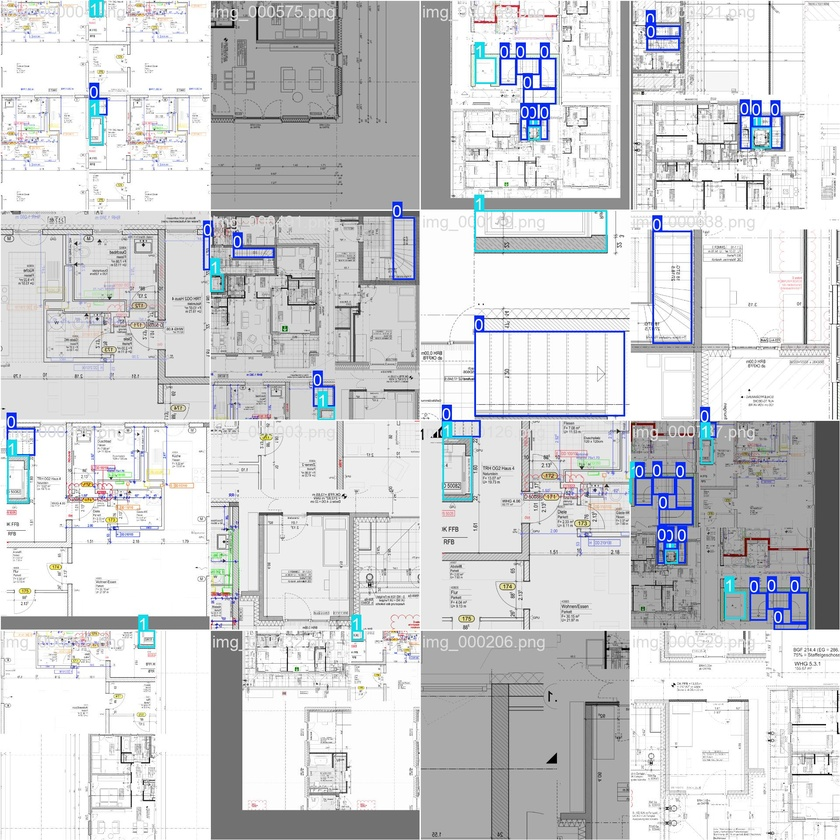
#> input picture Model-trained-on-detecting-Stairs-and-Elevators/train_batch0.jpg, 840 x 840 px, shrunk from 1920 x 1920 before the run
$ python -i info_panel_splitter.py   (imports and definitions only)
#> lines starting #> are read from the running program, lines starting #| are printed output that depends on the picture; after the words box and inside, x2 and y2 are one past the last pixel; in counts of white or black regions, pixels touching at a corner belong together
#> further down, picture is the input picture: shape (840, 840, 3); mean B, G, R 212.5, 210.3, 208.8
"""
Info Panel Group Splitter
=========================
Splits the info panel image into individual groups (ARCHITEKT, BAUHERR, LEGENDE, etc.)
Uses hierarchical box detection to find group boundaries.
"""

import os
import sys
from pathlib import Path
import numpy as np
import cv2
from typing import List, Tuple, Optional, Dict
import logging

# OCR support
try:
    import pytesseract
    if sys.platform == 'win32':
        tesseract_path = r'C:\Program Files\Tesseract-OCR\tesseract.exe'
        if os.path.exists(tesseract_path):
            pytesseract.pytesseract.tesseract_cmd = tesseract_path
    OCR_AVAILABLE = True
except ImportError:
    OCR_AVAILABLE = False

# [1 line not run here, left out]
logger = logging.getLogger(__name__)


class InfoPanelSplitter:
    """
    Splits info panel images into individual group sections.
    Uses hierarchical box detection to handle internal divisions.
    """

    # Keywords to identify groups
    GROUP_KEYWORDS = {
        'ARCHITEKT': ['ARCHITEKT', 'ARCHITECT', 'ARCHITEKTEN', 'PLANER'],
        'BAUHERR': ['BAUHERR', 'BAUHERRN', 'BAUHERREN', 'AUFTRAGGEBER'],
        'LEGENDE': ['LEGENDE', 'LEGEND', 'ZEICHENERKLÄRUNG', 'ZEICHENERKLARUNG'],
        'PROJEKT': ['PROJEKT', 'PROJECT', 'BAUVORHABEN', 'VORHABEN', 'OBJEKTBEZEICHNUNG'],
        'PLANINFO': ['PLANINHALT', 'PLANNUMMER', 'PLAN-NR', 'PLANKOPF', 'WERKPLANUNG', 'PLANSTAND'],
        'INDEX': ['INDEX', 'ÄNDERUNG', 'ANDERUNG', 'REVISION', 'ÄNDERUNGEN'],
        'LAGEPLAN': ['LAGEPLAN', 'ÜBERSICHT', 'UBERSICHT', 'LAGE'],
        'MASSSTAB': ['MASSTAB', 'MASSSTAB', 'MAßSTAB', 'SCALE'],
        'NORDPFEIL': ['NORD', 'NORTH', 'NORDPFEIL'],
    }

    def __init__(self, min_box_area_ratio: float = 0.003, merge_threshold: int = 3):
        """
        Initialize the splitter.

        Args:
            min_box_area_ratio: Minimum box area as ratio of total image area
            merge_threshold: Distance threshold for merging nearby boxes (smaller = less merging)
        """
        self.min_box_area_ratio = min_box_area_ratio
        self.merge_threshold = merge_threshold

    # [208 lines left out: functions load_image, detect_lines, detect_boxes, detect_boxes_alternative, boxes_overlap, box_contains and 2 more, not called in this run]

    def detect_groups(self, img: np.ndarray) -> List[Tuple[int, int, int, int]]:
        """
        Detect group boxes using layout-based detection.

        Step 1: Detect sections based on visual layout (boxes, tables)
        Step 2: Keywords are used later for naming, not boundary detection

        Returns list of (x, y, w, h) for each group.
        """
        height, width = img.shape[:2]

        # PRIMARY: Layout-based section detection
        sections = self.detect_sections_by_layout(img)

        if len(sections) >= 2:
            logger.info(f"Layout detection found {len(sections)} sections")
            return sections

        # FALLBACK: Keyword-anchored segmentation
        segments = self.segment_by_keywords(img)
        if len(segments) >= 2:
            logger.info(f"Keyword segmentation found {len(segments)} groups")
            return segments

        # LAST RESORT: Simple horizontal segmentation
        segments = self.segment_by_horizontal_lines(img)
        if len(segments) >= 2:
            return segments

        logger.warning("No groups detected")
        return []

    def detect_sections_by_layout(self, img: np.ndarray) -> List[Tuple[int, int, int, int]]:
        """
        Detect sections based on visual layout.
        - Identifies table regions (keep as single units)
        - Identifies graphic regions (plans, drawings)
        - Merges title boxes with their content below
        """
        height, width = img.shape[:2]
        gray = cv2.cvtColor(img, cv2.COLOR_BGR2GRAY)
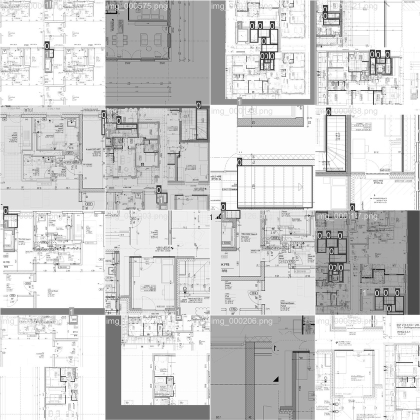
#> gray: shape (840, 840) (shown at 1/2 size); min 0, max 255, mean 210.1

        _, binary = cv2.threshold(gray, 200, 255, cv2.THRESH_BINARY_INV)
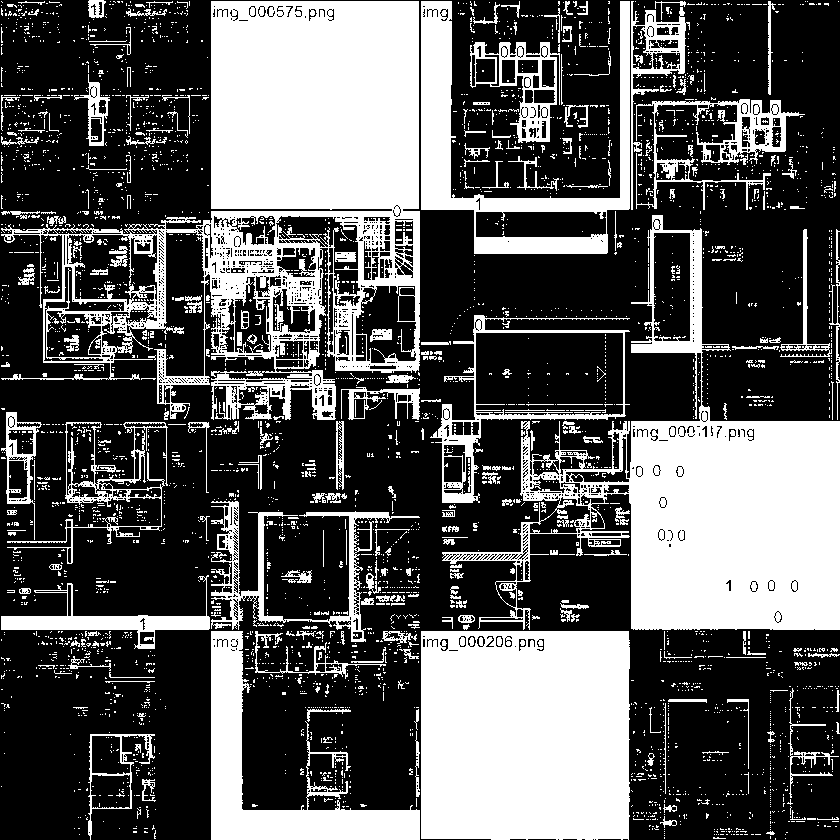
#> binary: shape (840, 840); 34.5% white; 3779 white regions (3488 under 20 px), largest, box (x1, y1, x2, y2) and area: (1, 1, 420, 420) 68315, (442, 215, 840, 630) 51559, (421, 631, 630, 840) 42886

        # Step 1: Detect horizontal lines
        h_kernel = cv2.getStructuringElement(cv2.MORPH_RECT, (int(width * 0.7), 1))
        h_lines = cv2.morphologyEx(binary, cv2.MORPH_OPEN, h_kernel, iterations=1)
#> h_lines: shape (840, 840); 0.05% white in thin lines or dots, all inside (x1, y1, x2, y2) = (521, 493, 840, 494)
#> (the rest of the program and of its run is left out)
